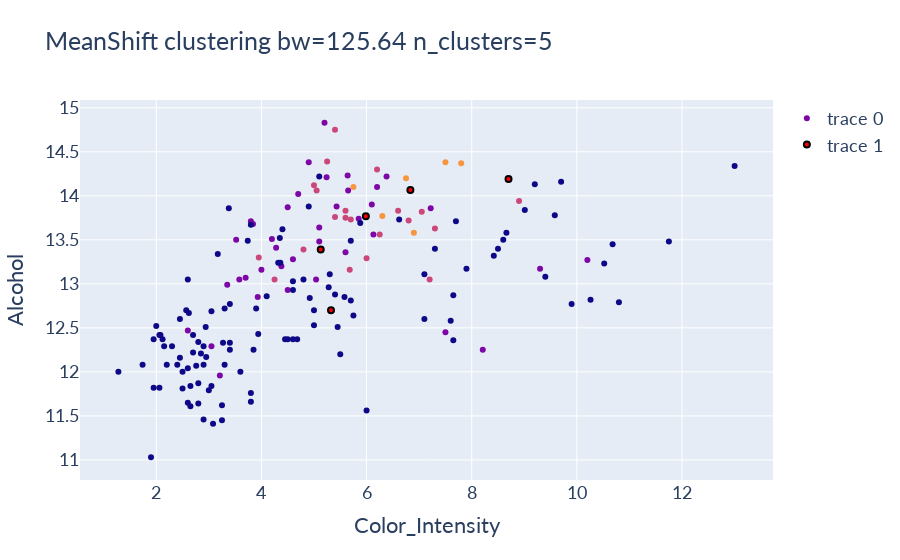

The code cell stored with this chart in its notebook:
### Code cell
plot_2D_cluster(data=df, agg=meanshift_agg, 
			x_label='Color_Intensity', y_label='Alcohol', 
			title=f'MeanShift clustering bw={meanshift_agg.bandwidth:.2f} n_clusters={np.unique(meanshift_agg.labels_).size}',
			centroid=True)

### Figure 1 — Plotly figure (JSON) as saved in the notebook; plotly's stock layout.template omitted (floating-point values rounded to 4 significant figures; data arrays with more than 128 entries replaced by an {"elided": "..."} marker saying what was removed)
{"data": [{"marker": {"color": {"elided": "178 int values"}}, "mode": "markers", "text": {"elided": "178 int values"}, "type": "scatter", "x": {"elided": "178 float values"}, "y": {"elided": "178 float values"}}, {"marker": {"color": "red", "line": {"color": "Black", "width": 2}}, "mode": "markers", "text": ["0", "1"], "type": "scatter", "x": [5.324, 5.128, 5.987, 6.833, 8.7], "y": [12.7, 13.39, 13.77, 14.07, 14.19]}], "layout": {"font": {"family": "Lato, sans-serif", "size": 18}, "title": {"text": "MeanShift clustering bw=125.64 n_clusters=5"}, "xaxis": {"title": {"text": "Color_Intensity"}}, "yaxis": {"title": {"text": "Alcohol"}}}}
